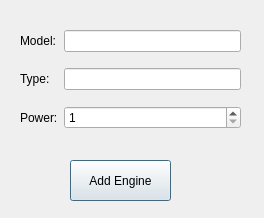
<?xml version="1.0" encoding="UTF-8"?>
<ui version="4.0">
 <class>DialogAddEngine</class>
 <widget class="QDialog" name="DialogAddEngine">
  <property name="geometry">
   <rect>
    <x>0</x>
    <y>0</y>
    <width>264</width>
    <height>218</height>
   </rect>
  </property>
  <property name="windowTitle">
   <string>Dialog</string>
  </property>
  <widget class="QPushButton" name="pushButton">
   <property name="geometry">
    <rect>
     <x>70</x>
     <y>160</y>
     <width>101</width>
     <height>41</height>
    </rect>
   </property>
   <property name="text">
    <string>Add Engine</string>
   </property>
  </widget>
  <widget class="QWidget" name="">
   <property name="geometry">
    <rect>
     <x>20</x>
     <y>20</y>
     <width>221</width>
     <height>121</height>
    </rect>
   </property>
   <layout class="QGridLayout" name="gridLayout">
    <item row="0" column="0">
     <widget class="QLabel" name="label">
      <property name="text">
       <string>Model:</string>
      </property>
     </widget>
    </item>
    <item row="0" column="1">
     <widget class="QLineEdit" name="lineEdit_model">
      <property name="maxLength">
       <number>50</number>
      </property>
     </widget>
    </item>
    <item row="1" column="0">
     <widget class="QLabel" name="label_2">
      <property name="text">
       <string>Type:</string>
      </property>
     </widget>
    </item>
    <item row="1" column="1">
     <widget class="QLineEdit" name="lineEdit_type">
      <property name="maxLength">
       <number>30</number>
      </property>
     </widget>
    </item>
    <item row="2" column="0">
     <widget class="QLabel" name="label_3">
      <property name="text">
       <string>Power:</string>
      </property>
     </widget>
    </item>
    <item row="2" column="1">
     <widget class="QSpinBox" name="spinBox_power">
      <property name="minimum">
       <number>1</number>
      </property>
      <property name="maximum">
       <number>2000</number>
      </property>
     </widget>
    </item>
   </layout>
  </widget>
 </widget>
 <resources/>
 <connections/>
</ui>
